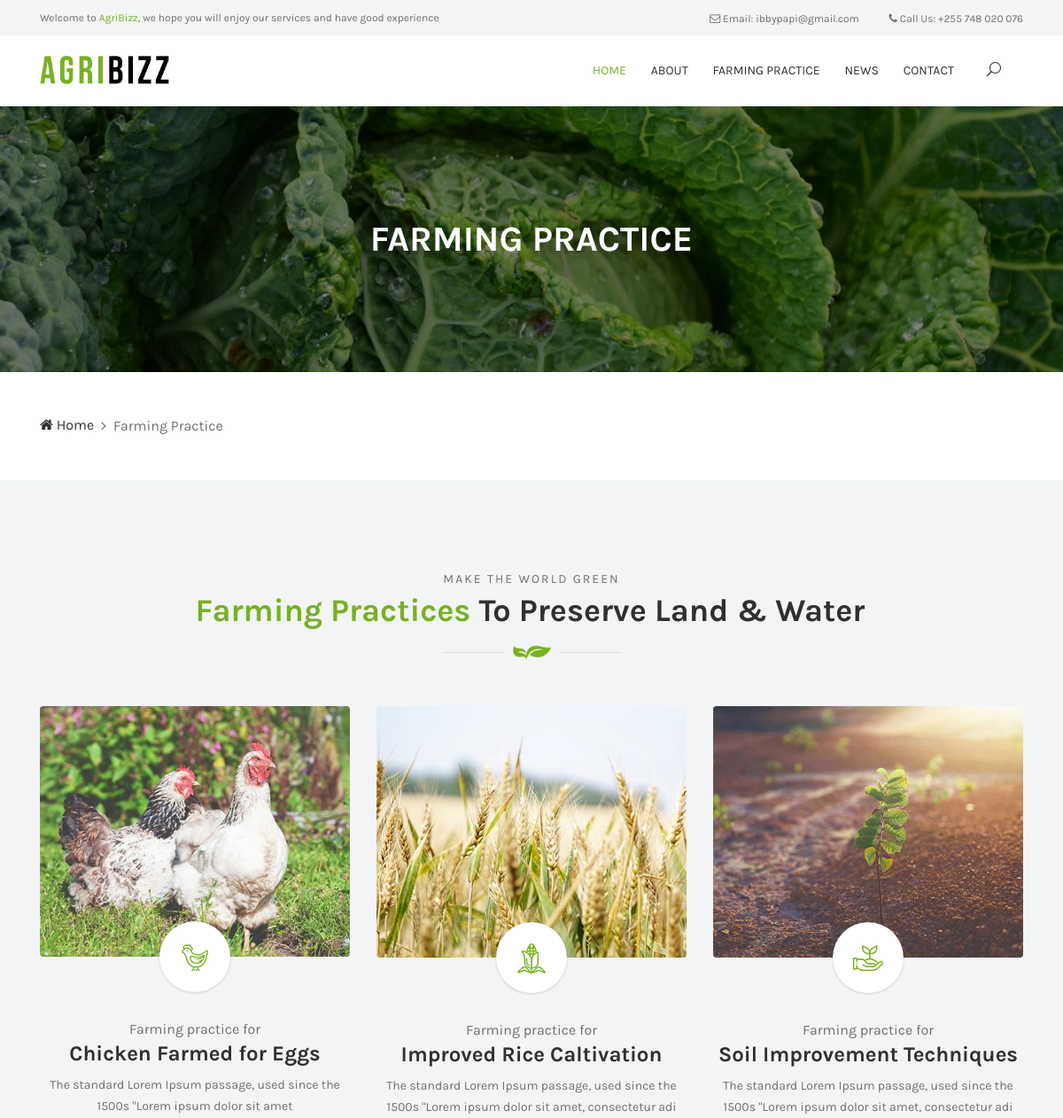
The page /farmimng_practice.html (upper part) on the database as committed earlier.
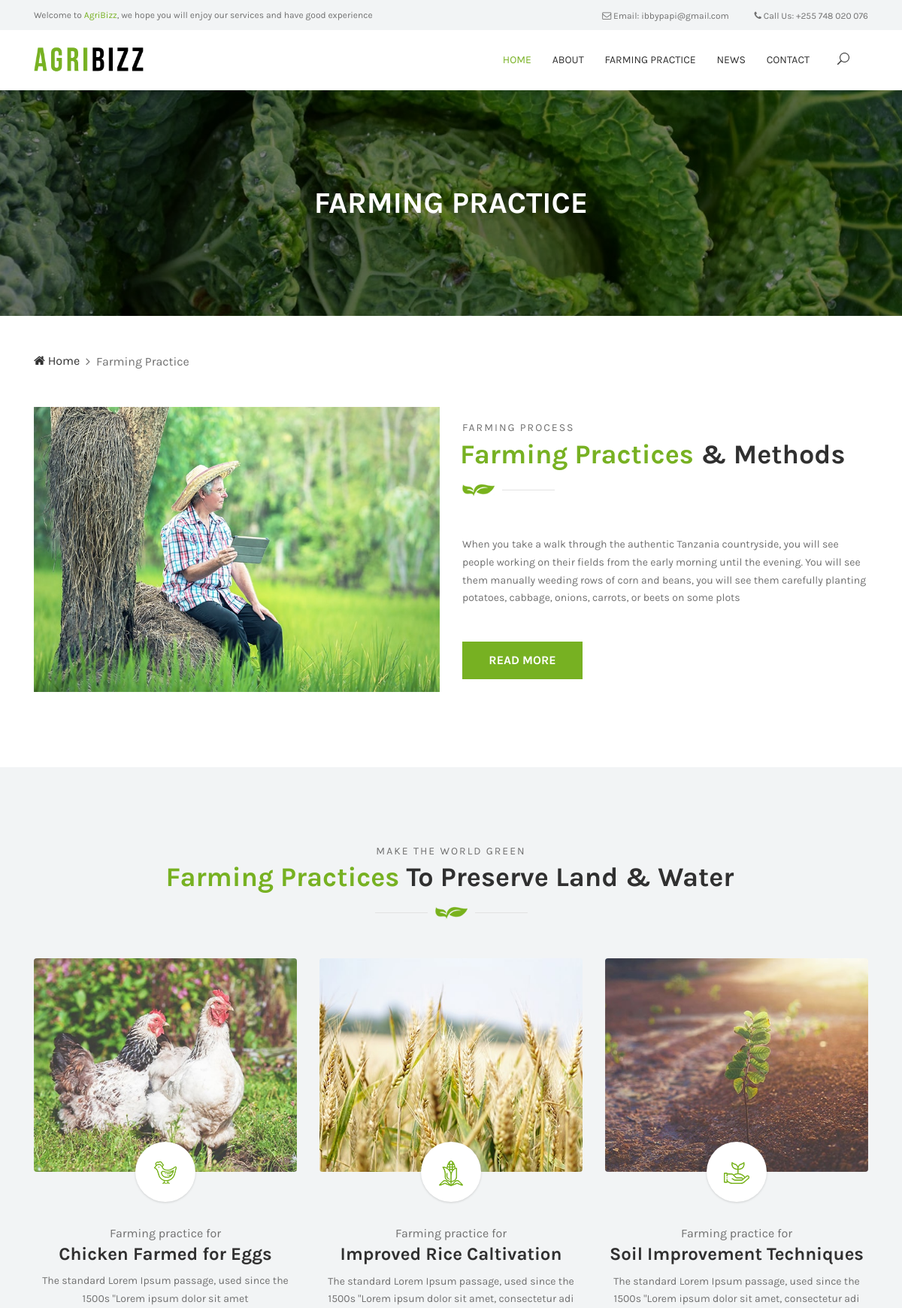
The same page on the database as committed later.
### blog/models.py (models this page shows, shortened)
class BlogPost (models.Model):
    STATUS_CHOICE = (('draft', 'Draft'), ('published', 'Published'),)
    author = models.ForeignKey(
        Author, on_delete=models.CASCADE, related_name='blog_posts')
    title = models.CharField(max_length=200,)
    overview = models.CharField(max_length=150, null=True)
    slug = models.SlugField(null=True, unique=True)
    categories = models.ManyToManyField(Category)
    thumbnail = models.ImageField(upload_to=upload_location, null=True, blank=True)
    icon = ImageField(upload_to=upload_location, null=True, blank=True)
    content = HTMLField()
    publish = models.DateTimeField(default=timezone.now)
    date_created = models.DateTimeField(
        auto_now_add=True, verbose_name="date_published")
    date_updated = models.DateTimeField(
        auto_now=True, verbose_name="date_updated")
    status = models.CharField(
        max_length=10, choices=STATUS_CHOICE, default='draft')
    featured = models.BooleanField()
    class Meta:
        ordering = ('-publish',)

class PracticeIntro(models.Model):
    title = models.CharField(max_length=50)
    image = models.ImageField(upload_to='static/blog/', null=True, blank=True)
    overview = models.CharField(max_length=305, default="")
    content = HTMLField()

### blog/views.py (the view)
# urls.py: path('farmimng_practice.html', farming_practice, name='farming_practice'),
def farming_practice(request):
    post_list = BlogPost.objects.all()
    introduction = PracticeIntro.objects.all()
    paginator = Paginator(post_list, 6)
    page_request_var = 'page'
    page = request.GET.get(page_request_var)
    try:
        paginated_queryset = paginator.page(page)
    except PageNotAnInteger:
        paginated_queryset = paginator.page(1)
    except EmptyPage:
        paginated_queryset = paginator.page(paginator.num_pages)
    context = {
        'queryset': paginated_queryset,
        'page_request_var': page_request_var,
        'introduction': introduction,
    }
    return render(request, 'farming_practice.html', context)

### templates/farming_practice.html (shortened to what this page needs)
{% extends 'base.html' %}
{% load static %}
{% block content %}
    <div class="breadcrumb-area bg-img bg-overlay jarallax" style="background-image: url({% static 'img/bg-img/18.jpg' %});">
        <div class="container h-100">
            <div class="row h-100 align-items-center">
                <div class="col-12">
                    <div class="breadcrumb-text">
                        <h2>Farming Practice</h2>
                    </div>
                </div>
            </div>
        </div>
    </div>
    <div class="famie-breadcrumb">
        <div class="container">
            <nav aria-label="breadcrumb">
                <ol class="breadcrumb">
                    <li class="breadcrumb-item"><a href="/"><i class="fa fa-home"></i> Home</a></li>
                    <li class="breadcrumb-item active" aria-current="page">Farming Practice</li>
                </ol>
            </nav>
        </div>
    </div>
    <section class="about-us-area">
        <div class="container">
            <div class="row align-items-center">
                <div class="col-12 col-lg-6">
                    {% for intro in introduction %}
                    <div class="about-us-thumbnail mb-100">
                        <img src="{{ intro.image.url }}" alt="">
                    </div>
                </div>
                <div class="col-12 col-lg-6">
                    <div class="about-us-content mb-100">
                        <div class="section-heading">
                            <p>FARMING PROCESS</p>
                            <h2><span>Farming Practices</span> &amp; Methods</h2>
                            <img src="{% static 'img/core-img/decor.png' %}" alt="">
                        </div>
                        <p>{{ intro.overview }}</p>
                        <a href="{% url 'practice_intro' %}" class="btn famie-btn mt-30">Read More</a>
                    </div>
                    {% endfor %}
                </div>
            </div>
        </div>
    </section>
    <section class="farming-practice-area bg-gray section-padding-100-50">
        <div class="container">
            <div class="row">
                <div class="col-12">
                    <div class="section-heading text-center">
                        <p>Make the world green</p>
                        <h2><span>Farming Practices</span> To Preserve Land & Water</h2>
                        <img src="{% static 'img/core-img/decor2.png' %}" alt="">
                    </div>
                </div>
            </div>
            <div class="row">
                {% for obj in queryset %}
                <div class="col-12 col-sm-6 col-lg-4">
                    <div class="single-farming-practice-area mb-50 wow fadeInUp" data-wow-delay="100ms">
                        <div class="farming-practice-thumbnail">
                            <img src="{{obj.thumbnail.url}} " class="rounded" alt="">
                        </div>
                        <div class="farming-practice-content text-center">
                            <div class="farming-icon">
                                <img src="{{obj.icon.url}}" alt="">
                            </div>
                            <span>Farming practice for</span>
                            <a href="{% url 'practice_details' obj.slug %}"><h4>{{ obj.title }}</h4></a>
                            <p>{{ obj.overview }}</p>
                        </div>
                    </div>
                </div>
                {% endfor %}
            </div>
        </div>
    </section>
{% endblock content %}

### templates/base.html (shortened to what this page needs)
{% load static %}
<!DOCTYPE html>
<html lang="en">
<head>
    <link rel="stylesheet" href="{% static 'style.css' %}">
</head>
<body>
    <header class="header-area">
        <div class="top-header-area">
            <div class="container">
                <div class="row">
                    <div class="col-12">
                        <div class="top-header-content d-flex align-items-center justify-content-between">
                            <div class="top-header-meta">
                                <p>Welcome to <span>AgriBizz</span>, we hope you will enjoy our services and have good experience</p>
                            </div>
                            <div class="top-header-meta text-right">
                                <a href="mailto:ibbypapi@gmail.com"  data-toggle="tooltip" data-placement="bottom" title="ibbypapi@gmail.com"><i class="fa fa-envelope-o" aria-hidden="true"></i> <span>Email: ibbypapi@gmail.com</span></a>
                                <a href="tel:+255748020076" data-toggle="tooltip" data-placement="bottom" title="+255 748 020 076"><i class="fa fa-phone" aria-hidden="true"></i> <span>Call Us: +255 748 020 076</span></a>
                            </div>
                        </div>
                    </div>
                </div>
            </div>
        </div>
        <div class="famie-main-menu">
            <div class="classy-nav-container breakpoint-off">
                <div class="container">
                    <nav class="classy-navbar justify-content-between" id="famieNav">
                        <a href="/" class="nav-brand"><img src="{% static 'img/core-img/logo.png' %}" alt="">
                            </a>
                            <div class="classy-menu">
                                <div class="classynav">
                                    <ul>
                                        <li class="active"><a href="/">Home</a></li>
                                        <li><a href="{% url 'about' %}">About</a></li>
                                        <li><a href="{% url 'farming_practice' %}">Farming Practice</a></li>
                                        <li><a href="{% url 'news-view' %}">News</a></li>
                                        <li><a href="{% url 'contact-view' %}">Contact</a></li>
                                    </ul>
                                    <div id="searchIcon">
                                        <i class="icon_search" aria-hidden="true"></i>
                                    </div>
                                </div>
                            </div>
                    </nav>
                </div>
            </div>
        </div>
    </header>
{% block content %}
{% endblock %}
</body>
</html>

### static/css/classy-nav.css (style rules this page uses)
body { font-family: "Roboto", sans-serif; }
ul { margin: 0; }
ul li { list-style: none; }
img { height: auto; max-width: 100%; }
.bg-img { background-position: center center; background-size: cover; background-repeat: no-repeat; }
.classy-nav-container { position: relative; z-index: 100; background-color: #ffffff; }
.classy-nav-container * { box-sizing: border-box; }
.classy-nav-container a { -webkit-transition-duration: 500ms; transition-duration: 500ms; text-decoration: none; outline: none; font-size: 14px; font-weight: 400; color: #232323; display: inline-block; }
.justify-content-between { -webkit-box-pack: justify; -ms-flex-pack: justify; justify-content: space-between; }
.classy-navbar { width: 100%; height: 70px; padding: 0.5em 2em; display: -webkit-box; display: -ms-flexbox; display: flex; -webkit-box-align: center; -ms-flex-align: center; -ms-grid-row-align: center; align-items: center; }
.classy-navbar .nav-brand { font-size: 26px; font-weight: 500; color: #565656; display: inline-block; margin-right: 30px; }
.classynav ul li { display: inline-block; clear: both; position: inherit; z-index: 10; }
.classynav ul li a { padding: 0 12px; display: block; height: 35px; font-size: 14px; line-height: 34px; }
.breakpoint-off .classynav { display: -webkit-box; display: -ms-flexbox; display: flex; -webkit-box-align: center; -ms-flex-align: center; -ms-grid-row-align: center; align-items: center; }

Rows that differ between the two databases and show on the page:
added PracticeIntro: image (picture), overview "When you take a walk through the authentic Tanzania countryside, you will see people working on their fields from the early morning until the evening. You will see them manually weeding rows of corn and beans, you will see them carefully planting potatoes, cabbage, onions, carrots, or beets on some plots"
